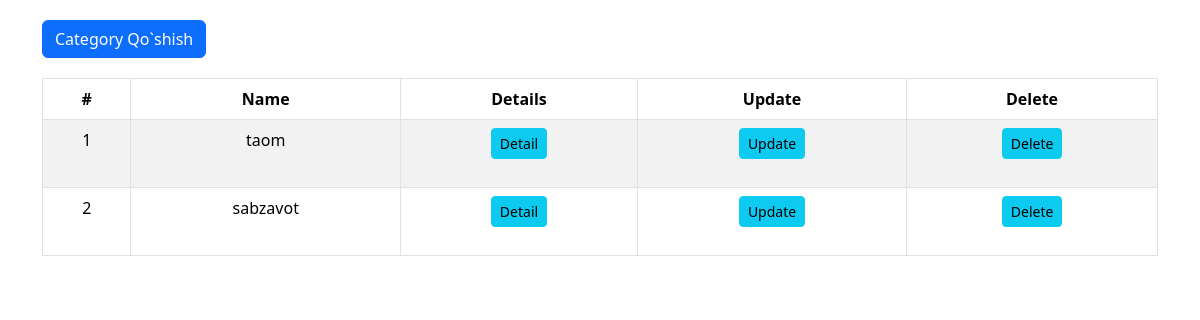
Page /main/back-office/category/list/ on the earlier database version.
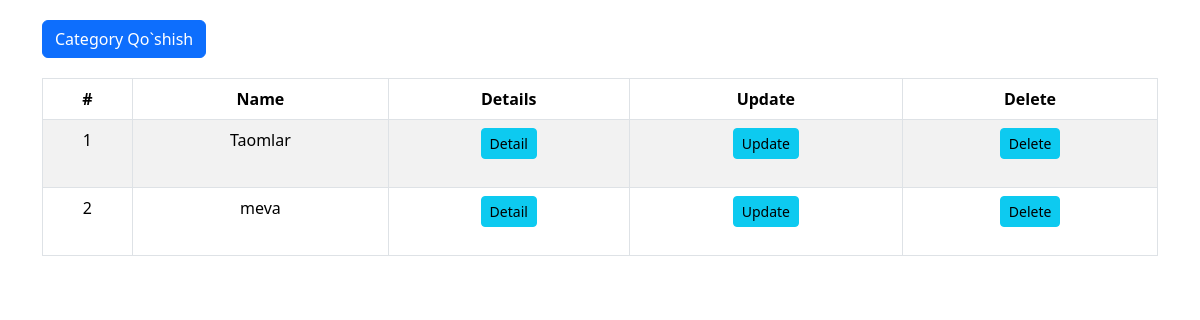
Same page on the later database version.
### Goods/models.py (models this page shows, shortened)
class Category(models.Model):
    name = models.CharField(max_length=255)
    title = models.TextField()
    img = models.ImageField(upload_to='category_img')

### Goods/back-office/category/views.py (the view)
# urls.py: path('list/', views.listCategory, name='listCategory'),
def listCategory(request):
    queryset = models.Category.objects.all()
    context = {}
    context['queryset'] = queryset
    return render(request, 'back-office/category/list.html', context)

### templates/back-office/category/list.html (shortened to what this page needs)
<!DOCTYPE html>
<html lang="en">
<head>
    <link href="https://cdn.jsdelivr.net/npm/bootstrap@5.3.3/dist/css/bootstrap.min.css" rel="stylesheet">
</head>
<body>
    <div class="container">
        <button type="button" class="btn btn-primary" data-bs-toggle="modal" data-bs-target="#exampleModal">
            Category Qo`shish
        </button>
        <table class="table table-bordered table-striped">
            <thead>
                <tr>
                    <th>#</th>
                    <th>Name</th>
                    <th>Details</th>
                    <th>Update</th>
                    <th>Delete</th>
                </tr>
            </thead>
            <tbody>
                {% for category in queryset %}
                <tr>
                    <td>{{ forloop.counter }}</td>
                    <td>{{ category.name }}</td>
                    <td><a href="{% url 'detailCategory' category.id %}" class="btn btn-info btn-sm">Detail</a></td>
                    <td><a href="{% url 'updateCategory' category.id %}" class="btn btn-info btn-sm">Update</a></td>
                    <td><a href="{% url 'deleteCategory' category.id %}" class="btn btn-info btn-sm">Delete</a></td>
                </tr>
                {% endfor %}
            </tbody>
        </table>
    </div>
</body>
</html>

Differences in the rows shown:
removed Category: name "taom"
removed Category: name "sabzavot"
added Category: name "Taomlar"
added Category: name "meva"
